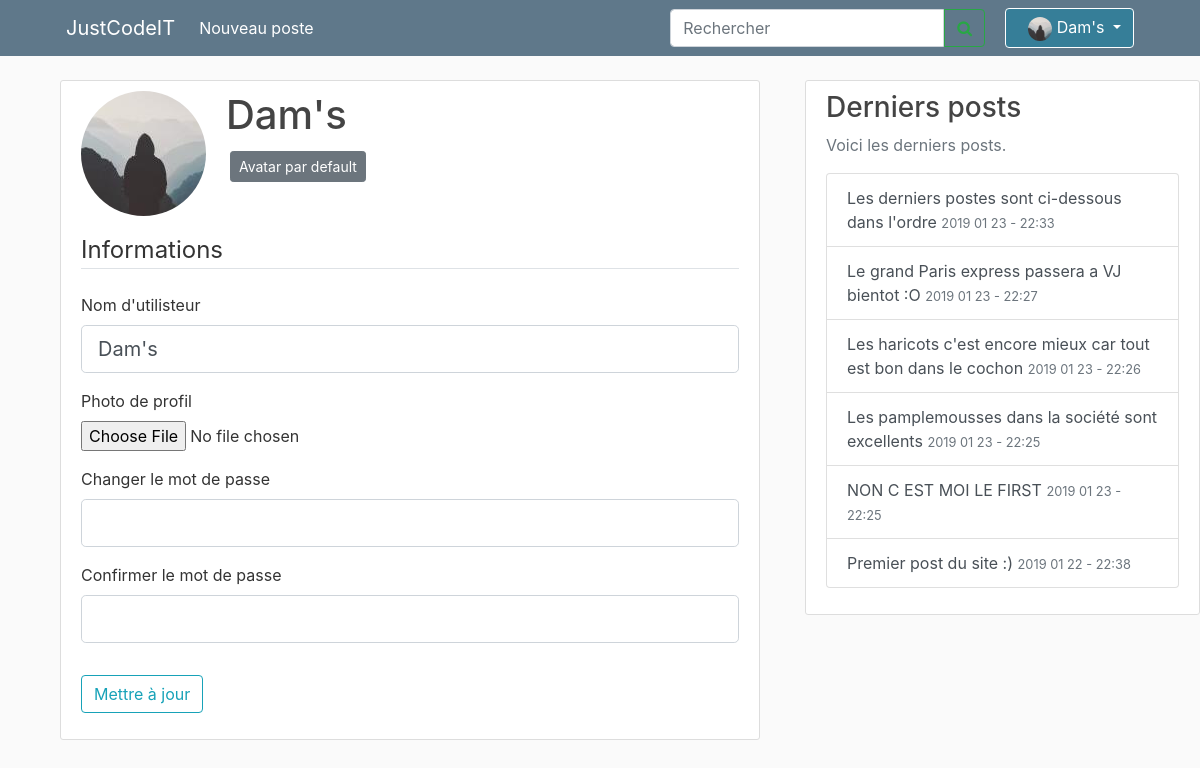
Page /account (signed in) on the earlier database version.
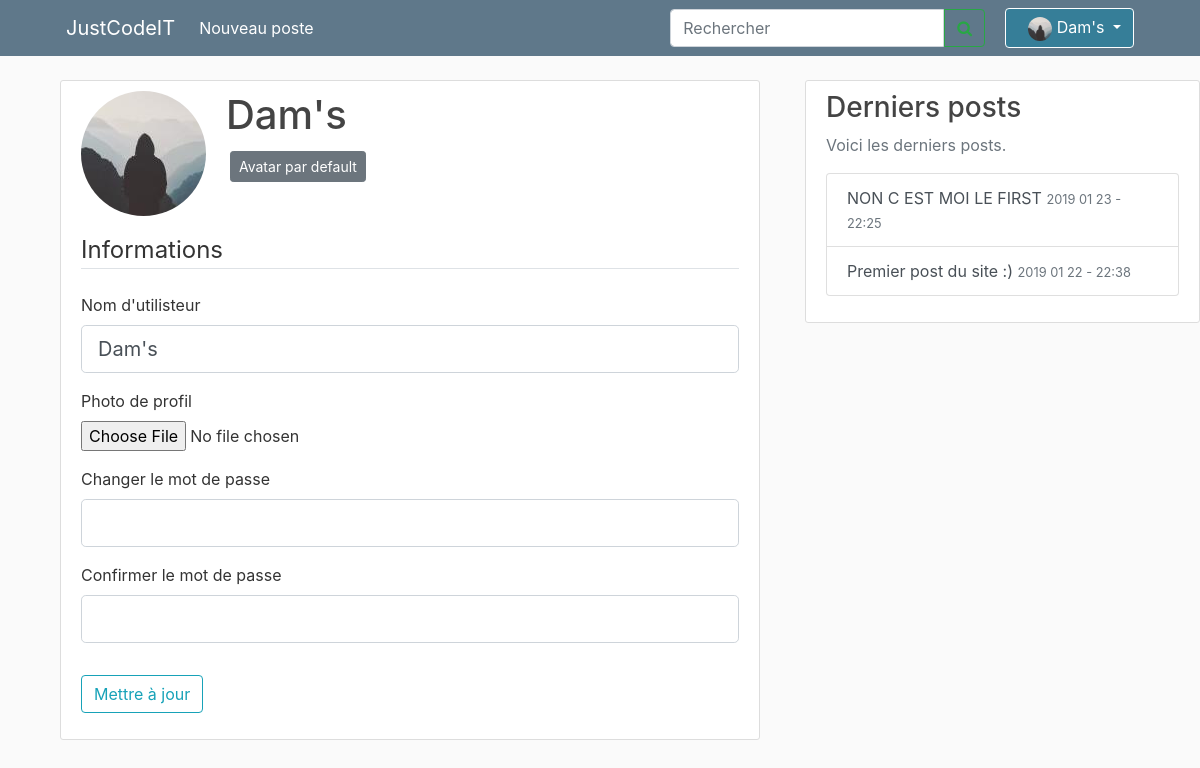
Same page on the later database version.
### site_jci/models.py (models this page shows, shortened)
class User(db.Model, UserMixin):
    id = db.Column(db.Integer, primary_key=True)
    username = db.Column(db.String(20), unique=True, nullable=False)
    password = db.Column(db.String(60), nullable=False)
    image_file = db.Column(db.String(20), nullable=False, default='default.jpg')
    permission = db.Column(db.String(40), nullable=False)
    posts = db.relationship('Post', backref='author', lazy=True)

class Post(db.Model):
    id = db.Column(db.Integer, primary_key=True)
    title = db.Column(db.String(100), nullable=False)
    date_posted = db.Column(db.DateTime, nullable=False, default=datetime.utcnow)
    content = db.Column(db.Text, nullable=False)
    user_id = db.Column(db.Integer, db.ForeignKey('user.id'), nullable=False)

### site_jci/routes.py (the view)
@app.route("/account", methods=['GET', 'POST'])
def account():
    if not current_user.is_authenticated:
        return redirect(url_for("homePage"))
    form = UpdateAccountForm()
    if request.method == "POST":
        print("validate")
        if form.picture.data:
            picture_file = save_picture(form.picture.data)
            current_user.image_file = picture_file
        if form.password.data:
            if form.password.data == form.confirm_password.data:
                hashed_password = bcrypt.generate_password_hash(
                        form.password.data).decode("utf-8")
                current_user.password = hashed_password
        current_user.username = form.username.data
        db.session.commit()
        flash('Votre compte a été mis à jours !', 'success')
        return redirect(url_for('account'))
    elif request.method == 'GET':
        form.username.data = current_user.username
    image_file = url_for('static', filename='profile_pics/' + current_user.image_file)
    return render_template('account.html', title='Account',
    image_file=image_file, form=form)

### site_jci/forms.py (shortened to what this page needs)
class UpdateAccountForm(FlaskForm):
    username = StringField("Nom d'utilisteur",
                           validators=[DataRequired(), Length(min=2, max=20)])
    picture = FileField('Photo de profil', validators=[FileAllowed(['jpg', 'png'])])
    permission_level = SelectField('Level de permission',
                                   choices=[("member", 'Membre du projet'), ("administrator", "Administrateur")])
    password = PasswordField('Changer le mot de passe', validators=[])
    confirm_password = PasswordField('Confirmer le mot de passe',
                                     validators=[ EqualTo('password')])
    submit = SubmitField('Mettre à jour')

### site_jci/models.py (called while the page is built)
@login_manager.user_loader
def load_user(user_id):
    return User.query.get(int(user_id))

### site_jci/routes.py (called while the page is built)
@app.context_processor
def context_processor():
    posts = db.session.query(Post).all()
    if current_user.is_authenticated:
        image_file = url_for('static', filename='profile_pics/' + current_user.image_file)
        return dict(posts=posts, image_file=image_file)
    return dict(posts=posts)

### site_jci/templates/account.html (shortened to what this page needs)
{% extends "layout.html" %}
{% block content %}
<main role="main" class="container">
    <div class="content-section">
        <div class="media">
            <img class="rounded-circle account-img" src="{{ image_file }}">
            <div class="media-body">
                <h2 class="account-heading">{{ current_user.username }}</h2>
                <button type="button" class="btn btn-secondary btn-sm m-1" data-toggle="modal" data-target="#deleteModal">Avatar par default</button>
            </div>
        </div>
        <form method="POST" action="" enctype="multipart/form-data">
            <fieldset class="form-group">
                <legend class="border-bottom mb-4">Informations</legend>
                <div class="form-group">
                    {{ form.username.label(class="form-control-label") }}
                    {% if form.username.errors %}
                    {{ form.username(class="form-control form-control-lg is-invalid") }}
                    <div class="invalid-feedback">
                        {% for error in form.username.errors %}
                        <span>{{ error }}</span>
                        {% endfor %}
                    </div>
                    {% else %}
                    {{ form.username(class="form-control form-control-lg") }}
                    {% endif %}
                </div>
                <div class="form-group">
                    {{ form.picture.label() }}
                    {{ form.picture(class="form-control-file") }}
                </div>
                <div class="form-group">
                    {{ form.password.label(class="form-control-label") }}
                    {% if form.password.errors %}
                    {{ form.password(class="form-control form-control-lg is-invalid") }}
                    <div class="invalid-feedback">
                        {% for error in form.password.errors %}
                        <span>{{ error }}</span>
                        {% endfor %}
                    </div>
                    {% else %}
                    {{ form.password(class="form-control form-control-lg") }}
                    {% endif %}
                </div>
                <div class="form-group">
                    {{ form.confirm_password.label(class="form-control-label") }}
                    {% if form.confirm_password.errors %}
                    {{ form.confirm_password(class="form-control form-control-lg is-invalid") }}
                    <div class="invalid-feedback">
                        {% for error in form.confirm_password.errors %}
                        <span>{{ error }}</span>
                        {% endfor %}
                    </div>
                    {% else %}
                    {{ form.confirm_password(class="form-control form-control-lg") }}
                    {% endif %}
                </div>
            </fieldset>
            <div class="form-group">
                {{ form.submit(class="btn btn-outline-info") }}
            </div>
        </form>
    </div>
</main>
{% endblock content %}

### site_jci/templates/layout.html (shortened to what this page needs)
<!DOCTYPE html>
<html lang="en">
<head>
    <link rel="stylesheet" href="https://stackpath.bootstrapcdn.com/bootstrap/4.1.3/css/bootstrap.min.css"
>
    <link rel="stylesheet" type="text/css" href="{{ url_for('static', filename='main.css') }}">
    <link rel="stylesheet" href="https://cdnjs.cloudflare.com/ajax/libs/font-awesome/4.7.0/css/font-awesome.min.css">
</head>
<body>
    <nav class="navbar navbar-expand-md navbar-dark bg-steel fixed-top">
        <a class="navbar-brand" style="margin-left:50px" href="{{ url_for('homePage') }}">JustCodeIT</a>
        <div class="collapse navbar-collapse" id="navbarSupportedContent">
            <ul class="navbar-nav mr-auto">
                {% if current_user.is_authenticated %}
                <li class="nav-item active">
                    <a class="nav-link" href="{{ url_for('new_post') }}">Nouveau poste<span class="sr-only">(current)</span></a>
                </li>
                {% endif %}
            </ul>
            <form class="form-inline my-2 my-lg-0">
                <input class="form-control mr-sm-2" type="search" placeholder="Rechercher" aria-label="Search" style=" border-top-right-radius:0;border-bottom-right-radius:0">
                <button class="btn btn-outline-success my-2 my-sm-0" type="submit" style="margin-left:-8px;border-bottom-left-radius: 0%;border-top-left-radius:0 "><i
                        class="fa fa-search"></i></button>
            </form>
        </div>
        <div class="navbar-nav " style=" ">
            {% if current_user.is_authenticated %}
            <li class="nav-item dropdown" style="margin-right:50px;">
                <a class="btn btn-dark dropdown-toggle " style="margin-left:20px; background-color:rgba(30, 130, 161, 0.616);border-color: white"
                    href="#" id="navbarDropdown" role="button" data-toggle="dropdown" aria-haspopup="true"
                    aria-expanded="false">
                    <img class="rounded-circle account-img" src="{{ image_file }}" style="width: 2vw; height: 2vw; margin: 0px 0px 0px 10px">
                    {{ current_user.username }}
                </a>
            </li>
            {% else %}
            <a class="nav-item nav-link" style="margin-left:50px;" href="{{ url_for('login') }}">Se connecter</a>
            {% endif %}
        </div>
    </nav>
    <main role="main" class="container ">
        <div class="row">
            <div class="col-md-8">
                {% block content %}{% endblock %}
            </div>
            <div class="col-md-4">
                <div class="content-section info-list">
                    <h3>Derniers posts</h3>
                    <p class='text-muted'>Voici les derniers posts.
                        <div class="list-group">
                            {% for post in posts|sort(attribute='date_posted', reverse = True) %}
                            {% if loop.index <= 6 %} <a href="/post/{{ post.id }}" class="list-group-item list-group-item-action">{{
                                post.title
                                }} <small class="text-muted">{{ post.date_posted.strftime('%Y %m %d - %H:%M') }}</small></a>
                                {% endif %}
                                {% endfor %}
                        </div>
                    </p>
                </div>
            </div>
        </div>
    </main>
</html>

### site_jci/static/main.css (style rules this page uses)
body { background: #fafafa; color: #333333; margin-top: 5rem; }
h1, h2, h3, h4, h5, h6 { color: #444444; }
.bg-steel { background-color: #5f788a; }
.content-section { background: #ffffff; padding: 10px 20px; border: 1px solid #dddddd; border-radius: 3px; margin-bottom: 20px; }
.account-img { height: 125px; width: 125px; margin-right: 20px; margin-bottom: 16px; }
.account-heading { font-size: 2.5rem; }
.info-list { position: fixed; }

Differences in the rows shown:
removed Post: title "Les derniers postes sont ci-dessous dans l'ordre", date_posted "2019 01 23 - 22:33"
removed Post: title "Le grand Paris express passera a VJ bientot :O", date_posted "2019 01 23 - 22:27"
removed Post: title "Les haricots c'est encore mieux car tout est bon dans le cochon", date_posted "2019 01 23 - 22:26"
removed Post: title "Les pamplemousses dans la société sont excellents", date_posted "2019 01 23 - 22:25"
